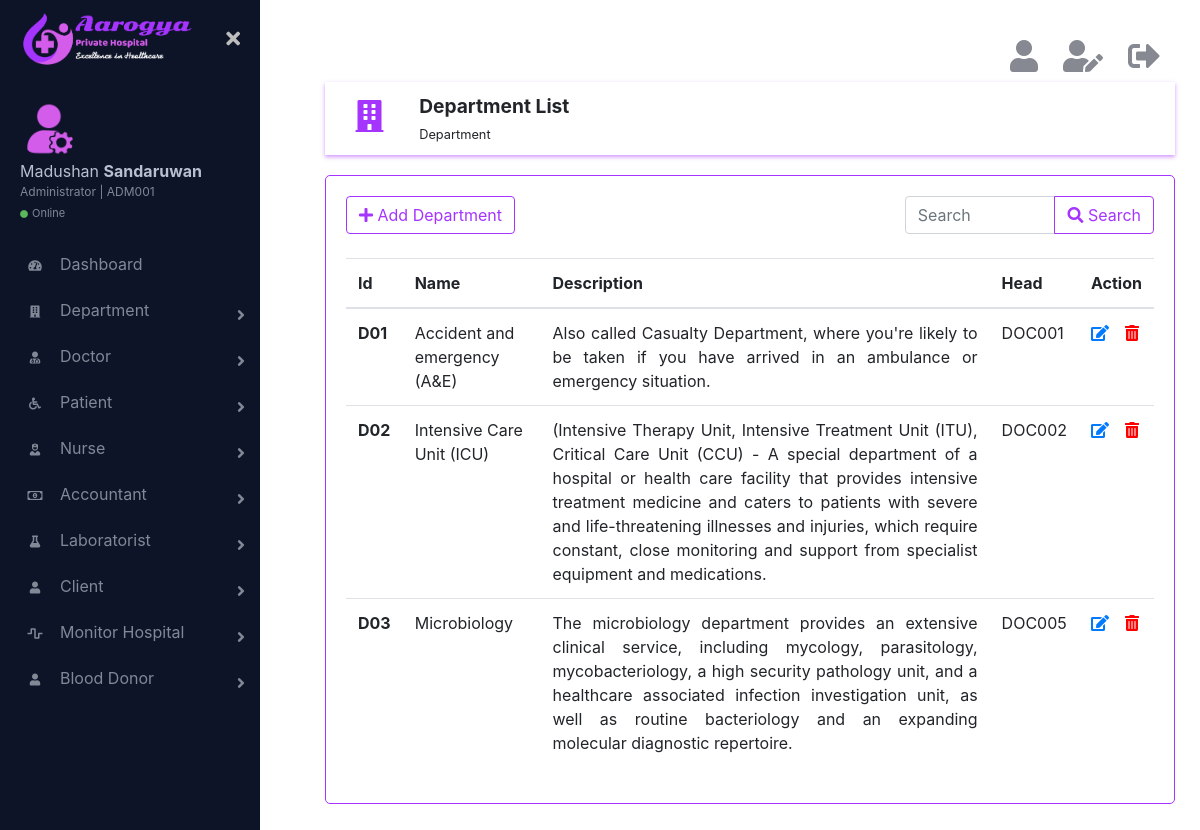
The app's page /html/departmetList.php (signed in) with its own data.
### tables this page shows
CREATE TABLE IF NOT EXISTS `department` (
  `id` char(3) NOT NULL,
  `name` varchar(50) NOT NULL,
  `description` text NOT NULL,
  `department_head` char(6) NOT NULL,
  `is_deleted` int(11) NOT NULL,
  PRIMARY KEY (`id`)
);

### html/departmetList.php (the view, shortened to what this page needs)
<?php
    require_once('../connection/connection.php');
?>
<!DOCTYPE html>
<html lang="en">
    <head>
        <link rel="stylesheet" href="../css/bootstrap.min.css">
        <link href="https://cdnjs.cloudflare.com/ajax/libs/font-awesome/5.10.0-11/css/all.css" rel="stylesheet">
        <link href="../css/main.css" rel="stylesheet">
    </head>
    <body>
        <div class="page-wrapper chiller-theme toggled">
            <?php
                require_once('sidebar.php');
            ?>
            <main class="page-content">
                <div class="container">
                    <?php
                        require_once('logoutbar.php');
                    ?>
                    <div class="row topic">
                        <div class="col-md-1 topic-logo">
                            <i class="fas fa-building fa-2x"></i>
                        </div>
                        <div class="col-md-11">
                            <span class="font-weight-bold"><big>Department List</big><br><small>Department</small></span>
                        </div>
                    </div>
                    <div class="row">
                        <div class="col-md-12 form">
                            <div class="row">
                                <?php
                                    if($_SESSION['role'] == 'admin'){
                                        echo "<div class='col-md-8'>";
                                        echo "<a href='addDepartmet.php' ><button type='button' class='btn btn-outline-primary'><i class='fas fa-plus'></i>  Add Department</button></a>";
                                        echo "</div>";
                                    }
                                ?>
                                <div class="col-md-4">
                                    <form action="departmetList.php" method="get">
                                        <div class="input-group">
                                            <input type="search" name="searchTxt" class="form-control" placeholder="Search">
                                            <div class="input-group-append">
                                                <button class="btn btn-outline-primary" type="submit" name="search"><i class="fas fa-search"></i> Search</button>
                                            </div>
                                        </div>
                                    </form>
                                </div>
                            </div>
                            <br>
                            <table class="table">
                              <thead>
                                <tr>
                                    <th scope="col">Id</th>
                                    <th scope="col">Name</th>
                                    <th scope="col">Description</th>
                                    <th scope="col">Head</th>
                                    <?php
                                        if($_SESSION['role'] == 'admin'){
                                            echo "<th scope='col'>Action</th>";
                                        }
                                    ?>
                                </tr>
                              </thead>
                              <tbody>
                                  <?php
                                    if(isset($_GET['search'])){
                                        $search =  mysqli_real_escape_string($con,$_GET['searchTxt']);
                                        $query = "SELECT * FROM `department` WHERE `is_deleted` = 0 AND `id` LIKE '{$search}%' OR `name` LIKE '{$search}%' ORDER BY `id`";
                                    } else {
                                        $query = "SELECT * FROM `department` WHERE `is_deleted` = 0 ORDER BY `id`";
                                    }
                                    $result_set = mysqli_query($con,$query);
                                    if (mysqli_num_rows($result_set) >= 1) {
                                        while($dept = mysqli_fetch_assoc($result_set)){
                                            echo "<tr>";
                                            echo "<th scope='row'>".$dept['id']."</th>";
                                            echo "<td>".$dept['name']."</td>";
                                            echo "<td class='text-justify'>".$dept['description']."</td>";
                                            echo "<td>".$dept['department_head']."</td>";
                                            if($_SESSION['role'] == 'admin'){
                                                echo "<td><a href=\"#\"><i class='fas fa-edit mr-3' data-toggle='tooltip' title='Edit'></i></a><a href='departmetList.php?id={$dept['id']}' onclick=\"return confirm('Are you sure to delete this information ?');\"><i class='fas fa-trash-alt' data-toggle='tooltip' title='Delete' style='color:red;'></i></a></td>";
                                            }
                                            echo "</tr>";
                                        }
                                    } else {
                                        echo "<tr><td><h4 class='text-danger'>No records</h4></td></tr>";
                                    }
                                  ?>
                              </tbody>
                            </table>
                        </div>
                    </div>
                </div>
            </main>
        </div>
    </body>
    </html>

### css/main.css (style rules this page uses)
.page-wrapper { height: 100vh; }
@media screen and (min-width: 700px) { .page-wrapper.toggled .page-content { padding-left: 300px; } }
.page-wrapper .page-content { display: inline-block; width: 100%; padding-left: 0px; padding-top: 20px; }
.page-wrapper .page-content > div { padding: 20px 40px; }
.page-wrapper .page-content { overflow-x: hidden; }
.topic { box-shadow: 0 2px 4px rgba(165, 52, 254, 0.5); padding: 10px; }
.topic-logo { display: inline-block; text-align: center; color: rgb(165, 52, 254); margin-top: 8px; }
.form { margin-top: 20px; border: 1px solid rgb(165, 52, 254); border-radius: 5px; padding: 20px; }

### records on screen
department: id "D01", name "Accident and emergency (A&E)", description "Also called Casualty Department, where you're likely to be taken if you have arrived in an ambulance or emergency situation.", department_head "DOC001"
department: id "D02", name "Intensive Care Unit (ICU)", description "(Intensive Therapy Unit, Intensive Treatment Unit (ITU), Critical Care Unit (CCU) - A special department of a hospital or health care facility that provides intensive treatment medicine and caters to patients with severe and life-threatening illnesses and injuries, which require constant, close monitoring and support from specialist equipment and medications.", department_head "DOC002"
department: id "D03", name "Microbiology", description "The microbiology department provides an extensive clinical service, including mycology, parasitology, mycobacteriology, a high security pathology unit, and a healthcare associated infection investigation unit, as well as routine bacteriology and an expanding molecular diagnostic repertoire.", department_head "DOC005"

### other values on screen
$_SESSION['firstName'] "Madushan"
$_SESSION['lastName'] "Sandaruwan"
$_SESSION['id'] "ADM001"
